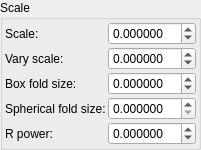
    <widget class="QGroupBox" name="groupBox_2">
     <property name="title">
      <string>Scale</string>
     </property>
     <layout class="QVBoxLayout" name="verticalLayout_4">
      <property name="leftMargin">
       <number>2</number>
      </property>
      <property name="topMargin">
       <number>2</number>
      </property>
      <property name="rightMargin">
       <number>2</number>
      </property>
      <property name="bottomMargin">
       <number>2</number>
      </property>
      <item>
       <layout class="QGridLayout" name="gridLayout" columnstretch="0,1">
        <property name="spacing">
         <number>2</number>
        </property>
        <item row="1" column="0">
         <widget class="QLabel" name="label_12">
          <property name="text">
           <string>Vary scale:</string>
          </property>
         </widget>
        </item>
        <item row="4" column="1">
         <widget class="MyDoubleSpinBox" name="spinbox_mandelbox_vary_rpower">
          <property name="sizePolicy">
           <sizepolicy hsizetype="Minimum" vsizetype="Maximum">
            <horstretch>0</horstretch>
            <verstretch>0</verstretch>
           </sizepolicy>
          </property>
          <property name="prefix">
           <string/>
          </property>
          <property name="suffix">
           <string/>
          </property>
          <property name="decimals">
           <number>6</number>
          </property>
          <property name="minimum">
           <double>-99.998999999999995</double>
          </property>
          <property name="maximum">
           <double>99.998999999999995</double>
          </property>
          <property name="singleStep">
           <double>0.100000000000000</double>
          </property>
         </widget>
        </item>
        <item row="3" column="1">
         <widget class="MyDoubleSpinBox" name="spinbox_mandelbox_vary_minr">
          <property name="sizePolicy">
           <sizepolicy hsizetype="Minimum" vsizetype="Maximum">
            <horstretch>0</horstretch>
            <verstretch>0</verstretch>
           </sizepolicy>
          </property>
          <property name="prefix">
           <string/>
          </property>
          <property name="suffix">
           <string/>
          </property>
          <property name="decimals">
           <number>6</number>
          </property>
          <property name="minimum">
           <double>0.000000000000000</double>
          </property>
          <property name="maximum">
           <double>99.998999999999995</double>
          </property>
          <property name="singleStep">
           <double>0.100000000000000</double>
          </property>
         </widget>
        </item>
        <item row="0" column="0">
         <widget class="QLabel" name="label_7">
          <property name="text">
           <string>Scale:</string>
          </property>
         </widget>
        </item>
        <item row="2" column="0">
         <widget class="QLabel" name="label_8">
          <property name="text">
           <string>Box fold size:</string>
          </property>
         </widget>
        </item>
        <item row="0" column="1">
         <widget class="MyDoubleSpinBox" name="spinbox_mandelbox_scale">
          <property name="sizePolicy">
           <sizepolicy hsizetype="Minimum" vsizetype="Maximum">
            <horstretch>0</horstretch>
            <verstretch>0</verstretch>
           </sizepolicy>
          </property>
          <property name="prefix">
           <string/>
          </property>
          <property name="suffix">
           <string/>
          </property>
          <property name="decimals">
           <number>6</number>
          </property>
          <property name="minimum">
           <double>-99.998999999999995</double>
          </property>
          <property name="maximum">
           <double>99.998999999999995</double>
          </property>
          <property name="singleStep">
           <double>0.100000000000000</double>
          </property>
         </widget>
        </item>
        <item row="2" column="1">
         <widget class="MyDoubleSpinBox" name="spinbox_mandelbox_vary_fold">
          <property name="sizePolicy">
           <sizepolicy hsizetype="Minimum" vsizetype="Maximum">
            <horstretch>0</horstretch>
            <verstretch>0</verstretch>
           </sizepolicy>
          </property>
          <property name="prefix">
           <string/>
          </property>
          <property name="suffix">
           <string/>
          </property>
          <property name="decimals">
           <number>6</number>
          </property>
          <property name="minimum">
           <double>-99.998999999999995</double>
          </property>
          <property name="maximum">
           <double>99.998999999999995</double>
          </property>
          <property name="singleStep">
           <double>0.100000000000000</double>
          </property>
         </widget>
        </item>
        <item row="3" column="0">
         <widget class="QLabel" name="label_9">
          <property name="text">
           <string>Spherical fold size:</string>
          </property>
         </widget>
        </item>
        <item row="4" column="0">
         <widget class="QLabel" name="label_10">
          <property name="text">
           <string>R power:</string>
          </property>
         </widget>
        </item>
        <item row="1" column="1">
         <widget class="MyDoubleSpinBox" name="spinbox_mandelbox_vary_scale_vary">
          <property name="sizePolicy">
           <sizepolicy hsizetype="Minimum" vsizetype="Maximum">
            <horstretch>0</horstretch>
            <verstretch>0</verstretch>
           </sizepolicy>
          </property>
          <property name="prefix">
           <string/>
          </property>
          <property name="suffix">
           <string/>
          </property>
          <property name="decimals">
           <number>6</number>
          </property>
          <property name="minimum">
           <double>-9.999000000000001</double>
          </property>
          <property name="maximum">
           <double>9.999000000000001</double>
          </property>
          <property name="singleStep">
           <double>0.100000000000000</double>
          </property>
         </widget>
        </item>
       </layout>
      </item>
     </layout>
    </widget>
